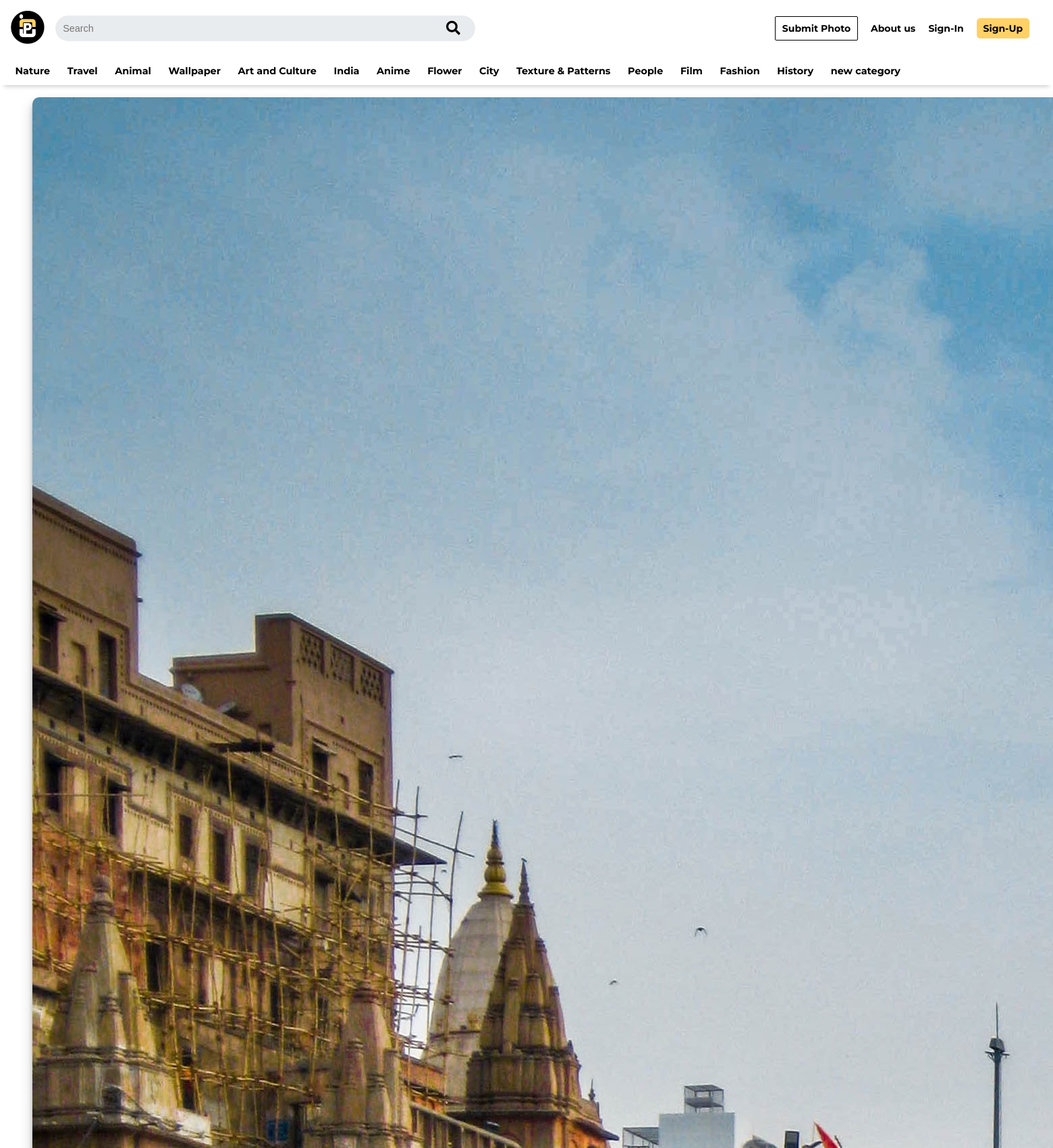
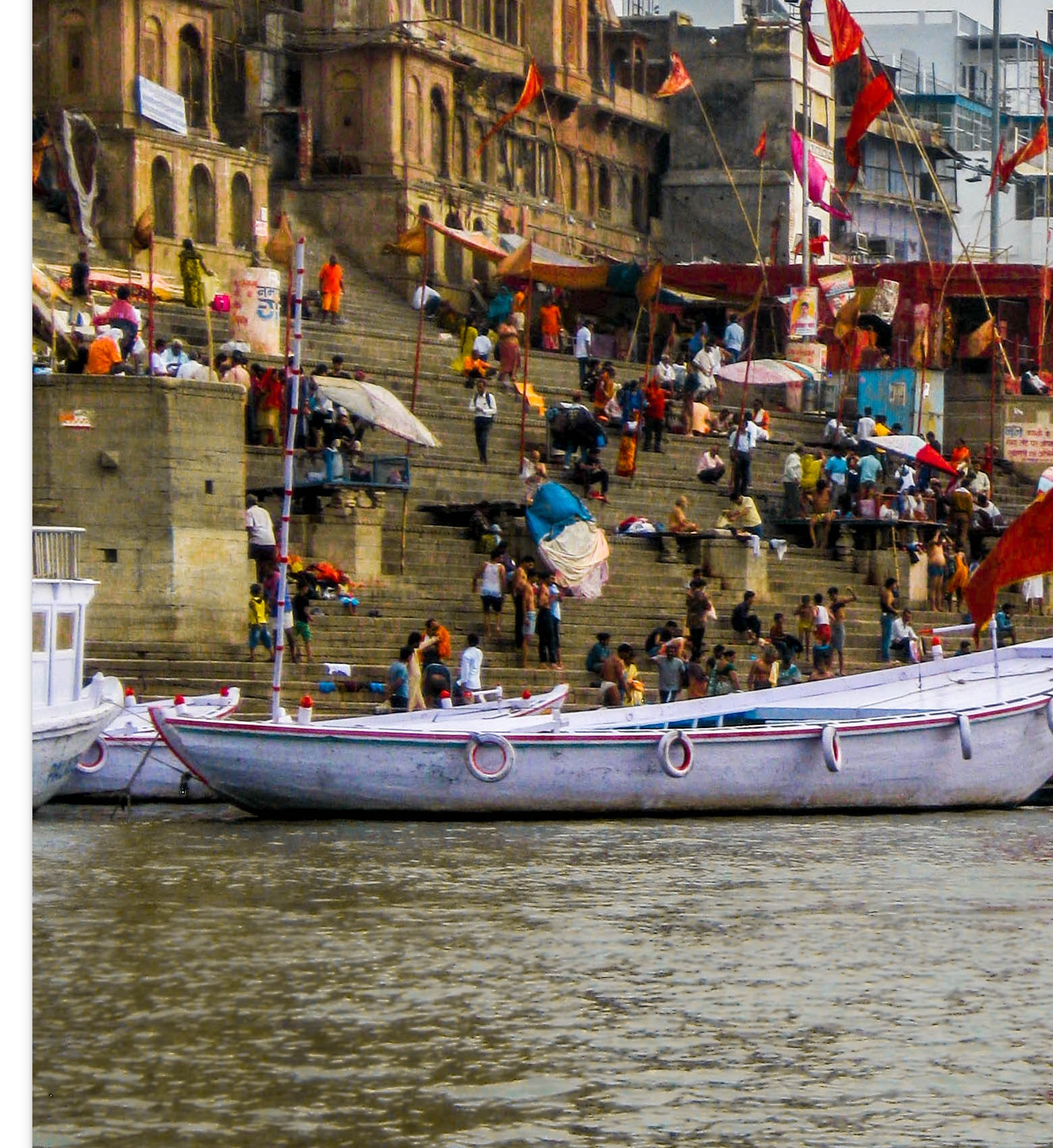
Page /category/2 (upper part) on the committed database (2 pictures, top to bottom).
### Image/models.py (models this page shows, shortened)
class Category(models.Model):
    name = models.CharField(max_length=30, null=False, blank=False)

class Image(models.Model):
    date = models.DateTimeField(default=datetime.datetime.today)
    image = models.ImageField(upload_to='images/')
    views = models.IntegerField(default=0)
    downloads = models.IntegerField(default=0)
    tags = models.CharField(max_length=300, null=False, blank=False)
    category = models.ForeignKey(
        Category, on_delete=models.SET_NULL, null=True)
    user = models.ForeignKey(User,  on_delete=models.SET_NULL, null=True)

### Image/views.py (the view)
# urls.py: path('category/<int:category>', views.category, name = 'category'),
def category(request, category):
    images = Image.objects.filter(category=category)
    categories = Category.objects.all()
    return render(request, 'category.html', {'images': images, 'categories': categories})

### templates/category.html (shortened to what this page needs)
{% block content %}
<!DOCTYPE html>
<html lang="en">
  {% load static %}
  <head>
    <link rel="stylesheet" href="{% static 'home.css' %}" />
    <link
      rel="stylesheet"
      href="https://cdnjs.cloudflare.com/ajax/libs/justifiedGallery/3.8.1/css/justifiedGallery.min.css"
    />
    <link
      rel="stylesheet"
      href="https://use.fontawesome.com/releases/v5.6.1/css/all.css"
    />
  </head>
  <body>
    <header>
      <nav class="navbar">
        <div class="left">
          <div class="logo">
            <a href="/">
              <img src="{% static 'PICO-LOGO-SHORT.png' %}" alt="Pico" />
            </a>
          </div>
          <div class="nav-search-form">
            <form action="/search" method="get">
              <input
                type="text"
                placeholder="Search"
                name="picture"
                id="picture"
              />
              <button type="submit"><i class="fas fa-search"></i></button>
            </form>
          </div>
        </div>
        <ul class="nav">
          {% if user.is_authenticated %}
          <li><a href="{% url 'profile' %}">Hi, {{user.username}}</a></li>
          <li><a class="submit" href="{% url 'upload' %}">Submit Photo</a></li>
          <li><a href="{% url 'about' %}">About us</a></li>
          <li><a href="{% url 'logout' %}">Log-out</a></li>
          {% else %}
          <li><a class="submit" href="{% url 'sign-in' %}">Submit Photo</a></li>
          <li><a href="{% url 'about' %}">About us</a></li>
          <li><a href="{% url 'sign-in' %}">Sign-In</a></li>
          <li><a href="{% url 'sign-up' %}">Sign-Up</a></li>
          {% endif %}
        </ul>
      </nav>
      <div class="category-nav">
        {% for category in categories %}
        <div class="category">
          <a href="{% url 'category' category.id %}">{{category.name}}</a>
        </div>
        {% endfor %}
      </div>
    </header>
    <br /><br /><br /><br /><br /><br />
    <section class="images">
      <div id="gallery">
        {% for image in images %}
        <a href="{% url 'image' image.id %}">
          <img src="{{image.image.url}}" alt="" class="not-empty" />
        </a>
        {% empty %}
        <img
          src="{% static 'nothing_here_yet.png' %}"
          alt=""
          class="default-img"
        />
        {% endfor %}
      </div>
    </section>
  </body>
  {% endblock %}
</html>

### static/home.css (style rules this page uses)
html, body, div, span, applet, object, iframe, h1, h2, h3, h4, h5, h6, p, blockquote, pre, a, abbr, acronym, address, big, cite, code, del, dfn, em, img, ins, kbd, q, s, samp, small, strike, strong, sub, sup, tt, var, b, u, i, center, dl, dt, dd, ol, ul, li, fieldset, form, label, legend, table, caption, tbody, tfoot, thead, tr, th, td, article, aside, canvas, details, embed, figure, figcaption, footer, header, hgroup, menu, nav, output, ruby, section, summary, time, mark, audio, video { margin: 0; padding: 0; border: 0; font-size: 100%; font: inherit; vertical-align: baseline; }
article, aside, details, figcaption, figure, footer, header, hgroup, menu, nav, section { display: block; }
body { line-height: 1; }
ol, ul { list-style: none; }
a { text-decoration: none; }
body { font-family: "Montserrat", sans-serif; }
header { position: fixed; z-index: 200; width: 100%; background-color: white; box-shadow: 0 0.5em 0.4em -0.4em #cecccc; }
.navbar { display: flex; justify-content: space-between; align-items: center; padding: 1rem; }
.left { display: flex; align-items: center; }
.logo a { text-decoration: none; }
.logo { width: 50px; }
.logo img { width: 100%; }
.nav { display: flex; align-items: center; }
.nav li { margin-right: 1.2rem; font-size: 14px; }
.nav li a { font-weight: bold; font-size: 14px; color: black; }
.nav li:last-child a { display: block; background-color: #ffd166; padding: 0.5rem 0.6rem; border-radius: 5px; transition: background-color 200ms; }
.nav li .submit { border: 1px solid black; padding: 0.5rem 0.6rem; border-radius: 2px; }
.nav-search-form { margin-left: 1rem; }
.nav-search-form input { padding: 0.7rem; border-radius: 20px; background-color: #e9ecef; color: #333; width: 600px; font-size: 0.9rem; border: none; outline: none; transition: all 200ms; }
.nav-search-form button { position: absolute; left: 655px; background-color: inherit; border: none; border-radius: 20px; }
.nav-search-form i { color: black; font-size: 1.3rem; padding-top: 0.5rem; padding-bottom: 0.5rem; }
.category-nav { display: flex; padding-left: 0.6rem; overflow: hidden; }
.category-nav .category { padding: 0.8rem; }
.category a { font-size: 0.9rem; line-height: 1rem; color: black; transition: color 200ms; font-weight: bold; }
.images { margin: 2rem 3rem; }
.images .not-empty { border-radius: 10px; box-shadow: rgba(0, 0, 0, 0.19) 0px 10px 20px, rgba(0, 0, 0, 0.23) 0px 6px 6px; transition: transform 0.1s; }

### templates/category.html (style rules this page uses)
header { position: fixed; z-index: 4; width: 100%; background-color: white; box-shadow: 0 0.5em 0.4em -0.4em #cecccc; top: 0; left: 0; }
.nav-search-form input { padding: 0.7rem; border-radius: 20px; background-color: #e9ecef; color: #333; width: 600px; font-size: 0.9rem; border: none; outline: none; transition: all 200ms; }
.nav-search-form button { position: absolute; left: 655px; background-color: inherit; border: none; border-radius: 20px; }
.nav-search-form i { color: black; font-size: 1.3rem; padding-top: 0.5rem; padding-bottom: 0.5rem; }
.nav li .submit { border: 1px solid black; padding: 0.5rem 0.6rem; border-radius: 2px; }
.images .not-empty { border-radius: 10px; box-shadow: rgba(0, 0, 0, 0.19) 0px 10px 20px, rgba(0, 0, 0, 0.23) 0px 6px 6px; transition: transform 0.1s; }

### rows in the picture
Category: name "Nature"
Category: name "Travel"
Category: name "Animal"
Category: name "Wallpaper"
Category: name "Art and Culture"
Category: name "India"
Category: name "Anime"
Category: name "Flower"
Category: name "City"
Category: name "Texture & Patterns"
Category: name "People"
Category: name "Film"
Category: name "Fashion"
Category: name "History"
Category: name "new category"
Image: image (picture)
